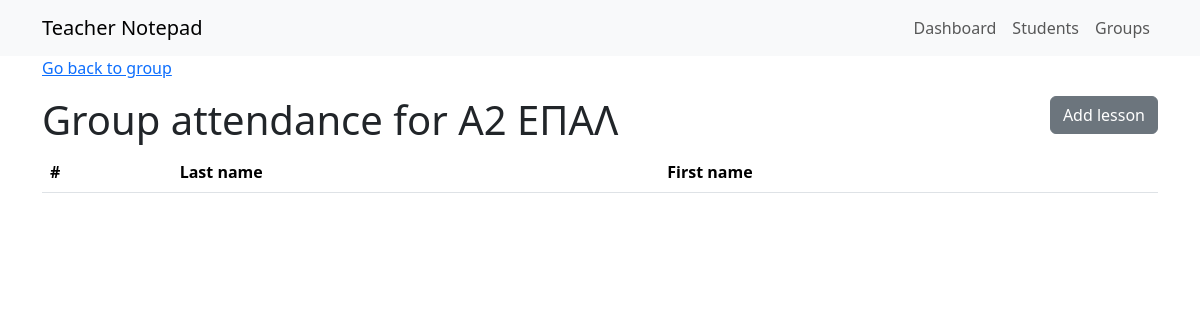
Page /dashboard/group/2/attendance on the earlier database version.
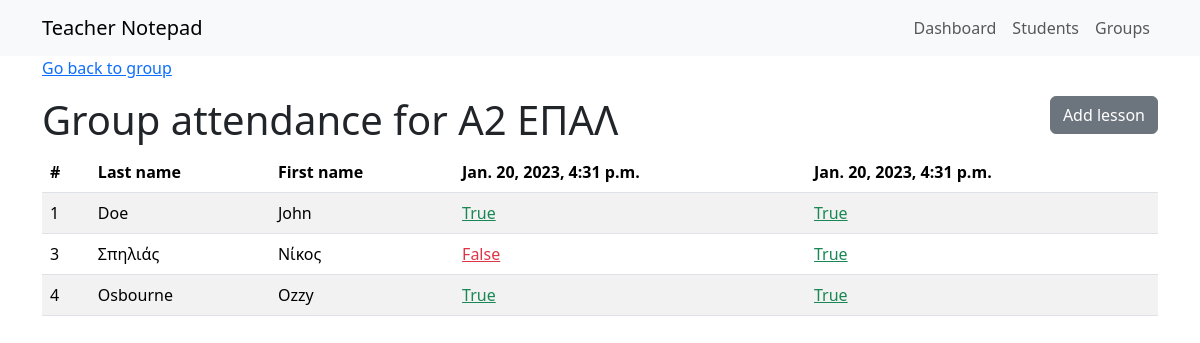
Same page on the later database version.
### teachernotepad/models.py (models this page shows, shortened)
class Lesson(models.Model):
    datetime = models.DateTimeField(default=timezone.now)
    group = models.ForeignKey(Group, on_delete=models.CASCADE)
    attendances = models.ManyToManyField(Student, through='Attendance')

class Student(models.Model):
    first_name = models.CharField(max_length=40)
    last_name = models.CharField(max_length=40)
    email = models.EmailField(blank=True)
    comments = models.TextField(blank=True)

class Attendance(models.Model):
    lesson = models.ForeignKey(Lesson, on_delete=models.CASCADE)
    student = models.ForeignKey(Student, on_delete=models.CASCADE)
    state = models.BooleanField(default=True)
    class Meta:
        constraints = [
            models.UniqueConstraint(fields=['lesson', 'student'], name='lesson_student')
        ]

### teachernotepad/views.py (the view)
# urls.py: path('group/<int:pk>/attendance', views.GroupAttendanceView.as_view(), name='group-attendance'),
class GroupAttendanceView(generic.DetailView):
    model = Group
    template_name = 'teachernotepad/group_attendance.html'
    def get_context_data(self, **kwargs):
        context = super().get_context_data(**kwargs)
        group_attendaces = Attendance.objects.filter(lesson__group=self.object.id).order_by('student', 'lesson__datetime')
        context['group_attendaces'] = group_attendaces
        return context

### teachernotepad/templatetags/my_extras.py (called while the page is built)
@register.filter
def attendace_color_class(state):
    if state:
        return "link-success"
    else:
        return "link-danger"

### teachernotepad/templates/teachernotepad/group_attendance.html
{% extends 'base.html' %}
{% load my_extras %}
{% block content %}
    <p><a href="{% url 'group-detail' group.id %}">Go back to group</a></p>
    <section class="d-flex justify-content-between">
        <h1>Group attendance for {{ group.title}}</h1>
        <div>
            <span><a href="{% url 'group-lesson-create' group.id %}" class="btn btn-secondary">Add lesson</a></span>
        </div>
    </section>
    <table class="table table-striped table-hover">
        <thead>
            <tr>
                <th scope="col">#</th>
                <th scope="col">Last name</th>
                <th scope="col">First name</th>
                {% for lesson in group.lesson_set.all  %}
                    <th>{{ lesson.datetime }}</th>
                {% endfor %}
            </tr>
        </thead>
        <tbody>
            {% regroup group_attendaces by student as students_list %}
            {% for item in  students_list %}
                <tr>
                    <td>{{ item.grouper.id }}</td>
                    <td>{{ item.grouper.last_name }}</td>
                    <td>{{ item.grouper.first_name }}</td>
                    {% for attendance in item.list  %}
                        <td class=""><a href="{% url 'attendance-update' attendance.id %}" class="{{ attendance.state | attendace_color_class}}">{{ attendance.state }}</a></td>
                    {% endfor %}
                </tr>
            {% endfor %}
        </tbody>
</table>
{% endblock content %}

Differences in the rows shown:
added Lesson: datetime "Jan. 20, 2023, 4:31 p.m."
added Lesson: datetime "Jan. 20, 2023, 4:31 p.m."
now on this page (row unchanged): Student: grouper.id "1", grouper.last_name "Doe", grouper.first_name "John"
added Attendance: state "True", shown under "1"
added Attendance: state "True", shown under "1"
now on this page (row unchanged): Student: grouper.id "3", grouper.last_name "Σπηλιάς", grouper.first_name "Νίκος"
added Attendance: state "False", shown under "3"
added Attendance: state "True", shown under "3"
now on this page (row unchanged): Student: grouper.id "4", grouper.last_name "Osbourne", grouper.first_name "Ozzy"
added Attendance: state "True", shown under "4"
added Attendance: state "True", shown under "4"
